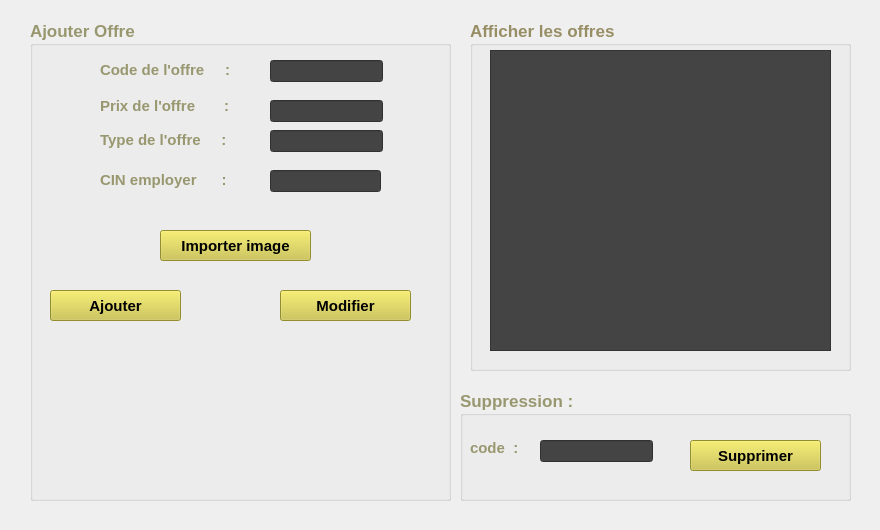
    <widget class="QWidget" name="tab_2">
     <attribute name="title">
      <string>Gerer les offres</string>
     </attribute>
     <widget class="QLabel" name="label_4">
      <property name="geometry">
       <rect>
        <x>0</x>
        <y>10</y>
        <width>871</width>
        <height>511</height>
       </rect>
      </property>
      <property name="text">
       <string/>
      </property>
      <property name="pixmap">
       <pixmap>../../Downloads/black-gold-marble-texture_125540-835.jpg</pixmap>
      </property>
      <property name="scaledContents">
       <bool>true</bool>
      </property>
     </widget>
     <widget class="QGroupBox" name="groupBox">
      <property name="geometry">
       <rect>
        <x>30</x>
        <y>20</y>
        <width>421</width>
        <height>481</height>
       </rect>
      </property>
      <property name="palette">
       <palette>
        <active>
         <colorrole role="WindowText">
          <brush brushstyle="SolidPattern">
           <color alpha="255">
            <red>152</red>
            <green>151</green>
            <blue>111</blue>
           </color>
          </brush>
         </colorrole>
         <colorrole role="Button">
          <brush brushstyle="SolidPattern">
           <color alpha="255">
            <red>68</red>
            <green>68</green>
            <blue>68</blue>
           </color>
          </brush>
         </colorrole>
         <colorrole role="Base">
          <brush brushstyle="SolidPattern">
           <color alpha="255">
            <red>68</red>
            <green>68</green>
            <blue>68</blue>
           </color>
          </brush>
         </colorrole>
         <colorrole role="Window">
          <brush brushstyle="SolidPattern">
           <color alpha="255">
            <red>68</red>
            <green>68</green>
            <blue>68</blue>
           </color>
          </brush>
         </colorrole>
        </active>
        <inactive>
         <colorrole role="WindowText">
          <brush brushstyle="SolidPattern">
           <color alpha="255">
            <red>152</red>
            <green>151</green>
            <blue>111</blue>
           </color>
          </brush>
         </colorrole>
         <colorrole role="Button">
          <brush brushstyle="SolidPattern">
           <color alpha="255">
            <red>68</red>
            <green>68</green>
            <blue>68</blue>
           </color>
          </brush>
         </colorrole>
         <colorrole role="Base">
          <brush brushstyle="SolidPattern">
           <color alpha="255">
            <red>68</red>
            <green>68</green>
            <blue>68</blue>
           </color>
          </brush>
         </colorrole>
         <colorrole role="Window">
          <brush brushstyle="SolidPattern">
           <color alpha="255">
            <red>68</red>
            <green>68</green>
            <blue>68</blue>
           </color>
          </brush>
         </colorrole>
        </inactive>
        <disabled>
         <colorrole role="WindowText">
          <brush brushstyle="SolidPattern">
           <color alpha="255">
            <red>120</red>
            <green>120</green>
            <blue>120</blue>
           </color>
          </brush>
         </colorrole>
         <colorrole role="Button">
          <brush brushstyle="SolidPattern">
           <color alpha="255">
            <red>68</red>
            <green>68</green>
            <blue>68</blue>
           </color>
          </brush>
         </colorrole>
         <colorrole role="Base">
          <brush brushstyle="SolidPattern">
           <color alpha="255">
            <red>68</red>
            <green>68</green>
            <blue>68</blue>
           </color>
          </brush>
         </colorrole>
         <colorrole role="Window">
          <brush brushstyle="SolidPattern">
           <color alpha="255">
            <red>68</red>
            <green>68</green>
            <blue>68</blue>
           </color>
          </brush>
         </colorrole>
        </disabled>
       </palette>
      </property>
      <property name="font">
       <font>
        <pointsize>13</pointsize>
        <weight>75</weight>
        <bold>true</bold>
       </font>
      </property>
      <property name="title">
       <string>Ajouter Offre</string>
      </property>
      <widget class="QLabel" name="label_8">
       <property name="geometry">
        <rect>
         <x>70</x>
         <y>70</y>
         <width>151</width>
         <height>31</height>
        </rect>
       </property>
       <property name="font">
        <font>
         <pointsize>11</pointsize>
        </font>
       </property>
       <property name="text">
        <string>Prix de l'offre       :</string>
       </property>
      </widget>
      <widget class="QLabel" name="label_9">
       <property name="geometry">
        <rect>
         <x>70</x>
         <y>110</y>
         <width>161</width>
         <height>20</height>
        </rect>
       </property>
       <property name="font">
        <font>
         <pointsize>11</pointsize>
        </font>
       </property>
       <property name="text">
        <string>Type de l'offre     :</string>
       </property>
      </widget>
      <widget class="QLineEdit" name="le_code">
       <property name="geometry">
        <rect>
         <x>240</x>
         <y>40</y>
         <width>113</width>
         <height>22</height>
        </rect>
       </property>
      </widget>
      <widget class="QLineEdit" name="le_prix">
       <property name="geometry">
        <rect>
         <x>240</x>
         <y>80</y>
         <width>113</width>
         <height>22</height>
        </rect>
       </property>
      </widget>
      <widget class="QLineEdit" name="le_type">
       <property name="geometry">
        <rect>
         <x>240</x>
         <y>110</y>
         <width>113</width>
         <height>22</height>
        </rect>
       </property>
      </widget>
      <widget class="QPushButton" name="pb_ajouter">
       <property name="geometry">
        <rect>
         <x>20</x>
         <y>270</y>
         <width>131</width>
         <height>31</height>
        </rect>
       </property>
       <property name="font">
        <font>
         <pointsize>11</pointsize>
        </font>
       </property>
       <property name="styleSheet">
        <string notr="true">background-color: rgb(206, 197, 64);</string>
       </property>
       <property name="text">
        <string>Ajouter</string>
       </property>
      </widget>
      <widget class="QLabel" name="label_7">
       <property name="geometry">
        <rect>
         <x>70</x>
         <y>40</y>
         <width>151</width>
         <height>20</height>
        </rect>
       </property>
       <property name="font">
        <font>
         <pointsize>11</pointsize>
        </font>
       </property>
       <property name="text">
        <string>Code de l'offre     :</string>
       </property>
      </widget>
      <widget class="QPushButton" name="pb_modifier">
       <property name="geometry">
        <rect>
         <x>250</x>
         <y>270</y>
         <width>131</width>
         <height>31</height>
        </rect>
       </property>
       <property name="font">
        <font>
         <pointsize>11</pointsize>
        </font>
       </property>
       <property name="styleSheet">
        <string notr="true">background-color: rgb(206, 197, 64);</string>
       </property>
       <property name="text">
        <string>Modifier</string>
       </property>
      </widget>
      <widget class="QLabel" name="label_12">
       <property name="geometry">
        <rect>
         <x>70</x>
         <y>150</y>
         <width>161</width>
         <height>20</height>
        </rect>
       </property>
       <property name="font">
        <font>
         <pointsize>11</pointsize>
        </font>
       </property>
       <property name="text">
        <string>CIN employer      :</string>
       </property>
      </widget>
      <widget class="QLineEdit" name="le_cin">
       <property name="geometry">
        <rect>
         <x>240</x>
         <y>150</y>
         <width>111</width>
         <height>22</height>
        </rect>
       </property>
      </widget>
      <widget class="QPushButton" name="pb_image">
       <property name="geometry">
        <rect>
         <x>130</x>
         <y>210</y>
         <width>151</width>
         <height>31</height>
        </rect>
       </property>
       <property name="font">
        <font>
         <pointsize>11</pointsize>
        </font>
       </property>
       <property name="styleSheet">
        <string notr="true">background-color: rgb(206, 197, 64);</string>
       </property>
       <property name="text">
        <string>Importer image</string>
       </property>
      </widget>
      <widget class="QLabel" name="label_image">
       <property name="geometry">
        <rect>
         <x>160</x>
         <y>370</y>
         <width>56</width>
         <height>16</height>
        </rect>
       </property>
       <property name="text">
        <string/>
       </property>
      </widget>
      <widget class="QLabel" name="tb_image">
       <property name="geometry">
        <rect>
         <x>60</x>
         <y>340</y>
         <width>271</width>
         <height>111</height>
        </rect>
       </property>
       <property name="text">
        <string/>
       </property>
       <property name="scaledContents">
        <bool>true</bool>
       </property>
      </widget>
     </widget>
     <widget class="QGroupBox" name="groupBox_7">
      <property name="geometry">
       <rect>
        <x>470</x>
        <y>20</y>
        <width>381</width>
        <height>351</height>
       </rect>
      </property>
      <property name="palette">
       <palette>
        <active>
         <colorrole role="WindowText">
          <brush brushstyle="SolidPattern">
           <color alpha="255">
            <red>152</red>
            <green>142</green>
            <blue>101</blue>
           </color>
          </brush>
         </colorrole>
         <colorrole role="Button">
          <brush brushstyle="SolidPattern">
           <color alpha="255">
            <red>68</red>
            <green>68</green>
            <blue>68</blue>
           </color>
          </brush>
         </colorrole>
         <colorrole role="Base">
          <brush brushstyle="SolidPattern">
           <color alpha="255">
            <red>68</red>
            <green>68</green>
            <blue>68</blue>
           </color>
          </brush>
         </colorrole>
         <colorrole role="Window">
          <brush brushstyle="SolidPattern">
           <color alpha="255">
            <red>68</red>
            <green>68</green>
            <blue>68</blue>
           </color>
          </brush>
         </colorrole>
        </active>
        <inactive>
         <colorrole role="WindowText">
          <brush brushstyle="SolidPattern">
           <color alpha="255">
            <red>152</red>
            <green>142</green>
            <blue>101</blue>
           </color>
          </brush>
         </colorrole>
         <colorrole role="Button">
          <brush brushstyle="SolidPattern">
           <color alpha="255">
            <red>68</red>
            <green>68</green>
            <blue>68</blue>
           </color>
          </brush>
         </colorrole>
         <colorrole role="Base">
          <brush brushstyle="SolidPattern">
           <color alpha="255">
            <red>68</red>
            <green>68</green>
            <blue>68</blue>
           </color>
          </brush>
         </colorrole>
         <colorrole role="Window">
          <brush brushstyle="SolidPattern">
           <color alpha="255">
            <red>68</red>
            <green>68</green>
            <blue>68</blue>
           </color>
          </brush>
         </colorrole>
        </inactive>
        <disabled>
         <colorrole role="WindowText">
          <brush brushstyle="SolidPattern">
           <color alpha="255">
            <red>120</red>
            <green>120</green>
            <blue>120</blue>
           </color>
          </brush>
         </colorrole>
         <colorrole role="Button">
          <brush brushstyle="SolidPattern">
           <color alpha="255">
            <red>68</red>
            <green>68</green>
            <blue>68</blue>
           </color>
          </brush>
         </colorrole>
         <colorrole role="Base">
          <brush brushstyle="SolidPattern">
           <color alpha="255">
            <red>68</red>
            <green>68</green>
            <blue>68</blue>
           </color>
          </brush>
         </colorrole>
         <colorrole role="Window">
          <brush brushstyle="SolidPattern">
           <color alpha="255">
            <red>68</red>
            <green>68</green>
            <blue>68</blue>
           </color>
          </brush>
         </colorrole>
        </disabled>
       </palette>
      </property>
      <property name="font">
       <font>
        <pointsize>13</pointsize>
        <weight>75</weight>
        <bold>true</bold>
       </font>
      </property>
      <property name="title">
       <string>Afficher les offres</string>
      </property>
      <widget class="QTableView" name="tab_offre">
       <property name="geometry">
        <rect>
         <x>20</x>
         <y>30</y>
         <width>341</width>
         <height>301</height>
        </rect>
       </property>
       <property name="font">
        <font>
         <pointsize>14</pointsize>
        </font>
       </property>
      </widget>
     </widget>
     <widget class="QGroupBox" name="groupBox_4">
      <property name="geometry">
       <rect>
        <x>460</x>
        <y>390</y>
        <width>391</width>
        <height>111</height>
       </rect>
      </property>
      <property name="palette">
       <palette>
        <active>
         <colorrole role="WindowText">
          <brush brushstyle="SolidPattern">
           <color alpha="255">
            <red>152</red>
            <green>151</green>
            <blue>111</blue>
           </color>
          </brush>
         </colorrole>
         <colorrole role="Button">
          <brush brushstyle="SolidPattern">
           <color alpha="255">
            <red>68</red>
            <green>68</green>
            <blue>68</blue>
           </color>
          </brush>
         </colorrole>
         <colorrole role="Base">
          <brush brushstyle="SolidPattern">
           <color alpha="255">
            <red>68</red>
            <green>68</green>
            <blue>68</blue>
           </color>
          </brush>
         </colorrole>
         <colorrole role="Window">
          <brush brushstyle="SolidPattern">
           <color alpha="255">
            <red>68</red>
            <green>68</green>
            <blue>68</blue>
           </color>
          </brush>
         </colorrole>
        </active>
        <inactive>
         <colorrole role="WindowText">
          <brush brushstyle="SolidPattern">
           <color alpha="255">
            <red>152</red>
            <green>151</green>
            <blue>111</blue>
           </color>
          </brush>
         </colorrole>
         <colorrole role="Button">
          <brush brushstyle="SolidPattern">
           <color alpha="255">
            <red>68</red>
            <green>68</green>
            <blue>68</blue>
           </color>
          </brush>
         </colorrole>
         <colorrole role="Base">
          <brush brushstyle="SolidPattern">
           <color alpha="255">
            <red>68</red>
            <green>68</green>
            <blue>68</blue>
           </color>
          </brush>
         </colorrole>
         <colorrole role="Window">
          <brush brushstyle="SolidPattern">
           <color alpha="255">
            <red>68</red>
            <green>68</green>
            <blue>68</blue>
           </color>
          </brush>
         </colorrole>
        </inactive>
        <disabled>
         <colorrole role="WindowText">
          <brush brushstyle="SolidPattern">
           <color alpha="255">
            <red>120</red>
            <green>120</green>
            <blue>120</blue>
           </color>
          </brush>
         </colorrole>
         <colorrole role="Button">
          <brush brushstyle="SolidPattern">
           <color alpha="255">
            <red>68</red>
            <green>68</green>
            <blue>68</blue>
           </color>
          </brush>
         </colorrole>
         <colorrole role="Base">
          <brush brushstyle="SolidPattern">
           <color alpha="255">
            <red>68</red>
            <green>68</green>
            <blue>68</blue>
           </color>
          </brush>
         </colorrole>
         <colorrole role="Window">
          <brush brushstyle="SolidPattern">
           <color alpha="255">
            <red>68</red>
            <green>68</green>
            <blue>68</blue>
           </color>
          </brush>
         </colorrole>
        </disabled>
       </palette>
      </property>
      <property name="font">
       <font>
        <pointsize>13</pointsize>
        <weight>75</weight>
        <bold>true</bold>
       </font>
      </property>
      <property name="title">
       <string>Suppression :</string>
      </property>
      <widget class="QPushButton" name="pb_supprimer">
       <property name="geometry">
        <rect>
         <x>230</x>
         <y>50</y>
         <width>131</width>
         <height>31</height>
        </rect>
       </property>
       <property name="font">
        <font>
         <pointsize>11</pointsize>
        </font>
       </property>
       <property name="styleSheet">
        <string notr="true">background-color: rgb(206, 197, 64);</string>
       </property>
       <property name="text">
        <string>Supprimer</string>
       </property>
      </widget>
      <widget class="QLineEdit" name="le_code_supp">
       <property name="geometry">
        <rect>
         <x>80</x>
         <y>50</y>
         <width>113</width>
         <height>22</height>
        </rect>
       </property>
      </widget>
      <widget class="QLabel" name="label_11">
       <property name="geometry">
        <rect>
         <x>10</x>
         <y>50</y>
         <width>61</width>
         <height>16</height>
        </rect>
       </property>
       <property name="font">
        <font>
         <pointsize>11</pointsize>
        </font>
       </property>
       <property name="text">
        <string>code  :</string>
       </property>
      </widget>
     </widget>
    </widget>
